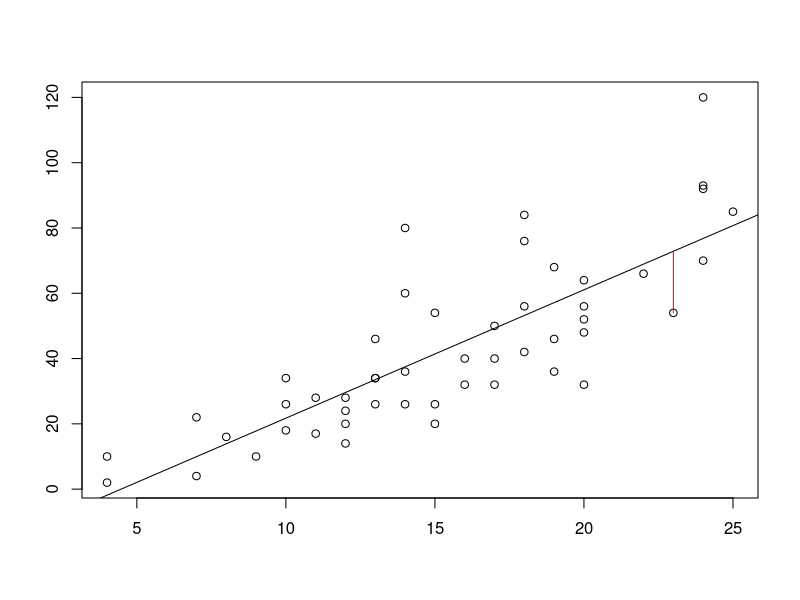
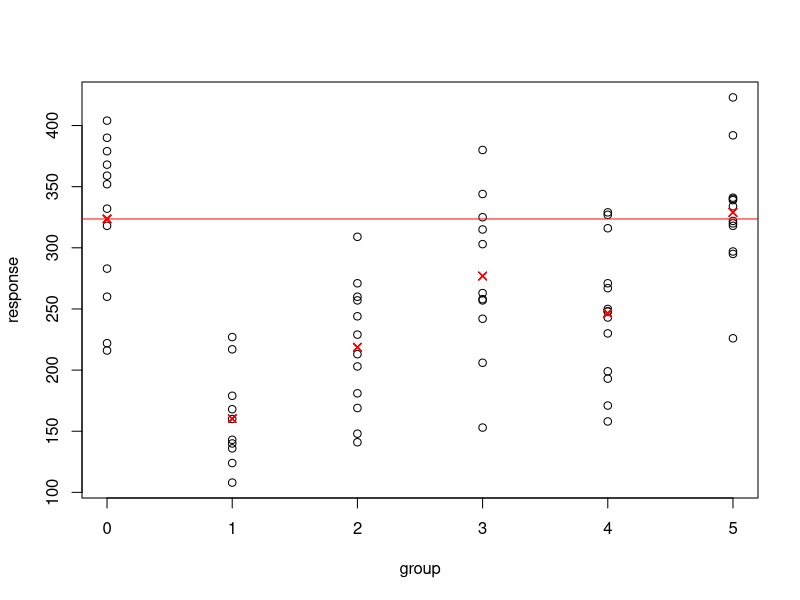

These charts were generated, in order, by the following R code:
## ---- chunk 1
knitr::opts_chunk$set(echo = FALSE)
## ---- chunk 2
plot(cars, xlab="", ylab="")
model <- lm(dist ~ speed, data = cars)
abline(coef(model))
i <- 45
x <- cars$speed[i]
y <- cars$dist[i]
yhat <- fitted(model)[i]
lines(c(x,x), c(yhat,y), col="red")
## ---- chunk 3
dat <- chickwts
dat$group <- as.numeric(dat$feed)-1
plot(weight ~ group, data = dat, xlab = "group", ylab = "response")
m <- lm(weight ~ feed, data = dat)
points(dat$group, fitted(m), col = "red", pch = 4)
abline(h=coef(m)[1], col = "red")
